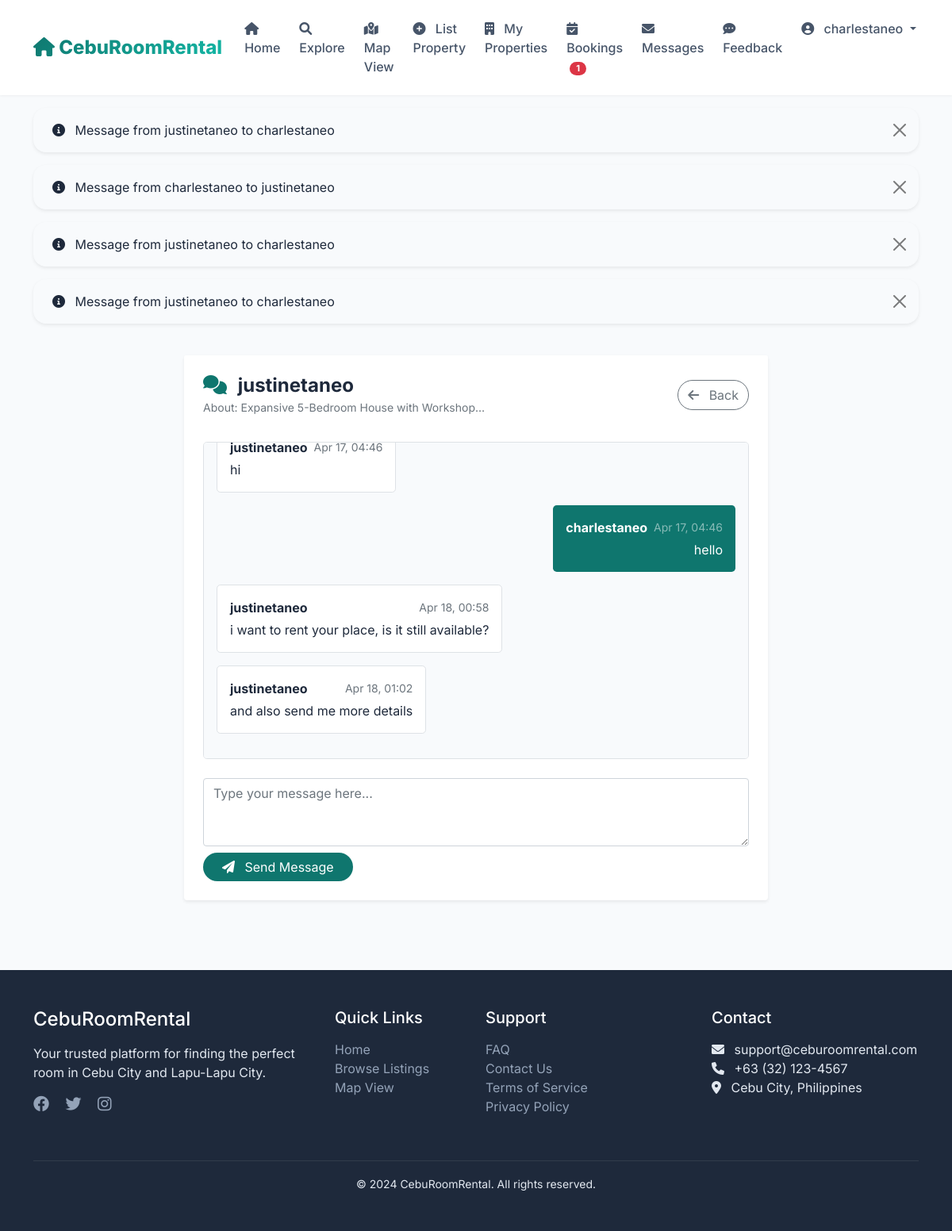
The app's page /conversation/4/8/ (signed in) with its own data.
### rentals/models.py (models this page shows, shortened)
class Message(models.Model):
    listing = models.ForeignKey(Listing, on_delete=models.CASCADE, related_name='messages')
    sender = models.ForeignKey(User, on_delete=models.CASCADE, related_name='sent_messages')
    receiver = models.ForeignKey(User, on_delete=models.CASCADE, related_name='received_messages')
    message = models.TextField()
    created_at = models.DateTimeField(auto_now_add=True)
    is_read = models.BooleanField(default=False)
    def __str__(self):
        return f"Message from {self.sender.username} to {self.receiver.username}"

class Listing(models.Model):
    PROPERTY_TYPES = [
        ('boarding', 'Boarding House'),
        ('apartment', 'Apartment'),
        ('condo', 'Condominium'),
        ('dorm', 'Dormitory'),
        ('airbnb', 'Airbnb'),
    ]
    LOCATIONS = [
        ('cebu_city', 'Cebu City'),
        ('lapulapu', 'Lapu-Lapu City'),
        ('mandaue', 'Mandaue City'),
        ('talisay', 'Talisay City'),
        ('naga', 'Naga City'),
        ('carcar', 'Carcar City'),
        ('toledo', 'Toledo City'),
    ]
    title = models.CharField(max_length=200)
    description = models.TextField()
    property_type = models.CharField(max_length=20, choices=PROPERTY_TYPES)
    location = models.CharField(max_length=20, choices=LOCATIONS)
    address = models.CharField(max_length=500)
    daily_price = models.DecimalField(max_digits=10, decimal_places=2, null=True, blank=True)
    monthly_price = models.DecimalField(max_digits=10, decimal_places=2, null=True, blank=True)
    max_occupants = models.IntegerField()
    amenities = models.TextField(blank=True, help_text="List amenities separated by commas")
    image1 = models.ImageField(upload_to='listings/', blank=True, null=True)
    image2 = models.ImageField(upload_to='listings/', blank=True, null=True)
    image3 = models.ImageField(upload_to='listings/', blank=True, null=True)
    owner = models.ForeignKey(User, on_delete=models.CASCADE, related_name='listings')
    created_at = models.DateTimeField(auto_now_add=True)
    is_available = models.BooleanField(default=True)

### rentals/views.py (the view, shortened to what this page needs)
# urls.py: path('conversation/<int:user_id>/<int:listing_id>/', views.conversation, name='conversation'),
@login_required
def conversation(request, user_id, listing_id):
    other_user = get_object_or_404(User, pk=user_id)
    listing = get_object_or_404(Listing, pk=listing_id)
    messages_list = Message.objects.filter(
        listing=listing
    ).filter(
        Q(sender=request.user, receiver=other_user) |
        Q(sender=other_user, receiver=request.user)
    ).order_by('created_at')
    messages_list.filter(receiver=request.user, is_read=False).update(is_read=True)
    context = {
        'messages': messages_list,
        'other_user': other_user,
        'listing': listing,
        'form': MessageForm(),
    }
    return render(request, 'rentals/conversation.html', context)

### rentals/forms.py
class MessageForm(forms.ModelForm):
    class Meta:
        model = Message
        fields = ['message']
        widgets = {
            'message': forms.Textarea(attrs={'rows': 2, 'placeholder': 'Type your message here...'}),
        }

### rentals/context_processors.py (called while the page is built)
def notification_counts(request):
    context = {
        'booking_notification_count': 0,
        'message_notification_count': 0,
    }
    if request.user.is_authenticated:
        message_count = Message.objects.filter(
            receiver=request.user,
            is_read=False
        ).count()
        context['message_notification_count'] = message_count
        if hasattr(request.user, 'profile') and request.user.profile.user_type == 'tenant':
            booking_count = Booking.objects.filter(
                listing__owner=request.user,
                status='pending'
            ).count()
            context['booking_notification_count'] = booking_count
    return context

### templates/rentals/conversation.html (shortened to what this page needs)
{% extends 'base.html' %}
{% load crispy_forms_tags %}
{% block content %}
<div class="container py-4">
    <div class="row justify-content-center">
        <div class="col-lg-8">
            <div class="card border-0 shadow-sm rounded-4">
                <div class="card-header bg-white border-0 pt-4 px-4">
                    <div class="d-flex justify-content-between align-items-center">
                        <div>
                            <h4 class="fw-bold mb-0">
                                <i class="fas fa-comments text-teal me-2"></i>
                                {{ other_user.username }}
                            </h4>
                            <small class="text-muted">About: {{ listing.title|truncatechars:40 }}</small>
                        </div>
                        <a href="{% url 'messages' %}" class="btn btn-outline-secondary rounded-pill">
                            <i class="fas fa-arrow-left me-2"></i> Back
                        </a>
                    </div>
                </div>
                <div class="card-body p-4">
                    <div class="message-container border rounded-3 p-3 mb-4" style="height: 400px; overflow-y: auto; background-color: #f8fafc;">
                        {% for msg in messages %}
                            <div class="mb-3 {% if msg.sender == user %}text-end{% endif %}">
                                <div class="d-inline-block p-3 rounded-3 {% if msg.sender == user %}bg-teal text-white{% else %}bg-white border{% endif %}" style="max-width: 75%;">
                                    <div class="d-flex justify-content-between align-items-center mb-1">
                                        <strong>{{ msg.sender.username }}</strong>
                                        <small class="{% if msg.sender == user %}text-white-50{% else %}text-muted{% endif %} ms-2">
                                            {{ msg.created_at|date:"M d, H:i" }}
                                        </small>
                                    </div>
                                    <p class="mb-0">{{ msg.message }}</p>
                                </div>
                            </div>
                        {% empty %}
                            <div class="text-center py-5">
                                <i class="fas fa-comment-dots fa-3x text-muted mb-3"></i>
                                <p class="text-muted">No messages yet. Start the conversation!</p>
                            </div>
                        {% endfor %}
                    </div>
                    <form method="POST">
                        <textarea name="message" rows="3" class="form-control" placeholder="Type your message here..." required></textarea>
                        <button type="submit" class="btn btn-teal rounded-pill px-4 mt-2">
                            <i class="fas fa-paper-plane me-2"></i> Send Message
                        </button>
                    </form>
                </div>
            </div>
        </div>
    </div>
</div>
{% endblock %}

### templates/base.html (shortened to what this page needs)
<!DOCTYPE html>
<html lang="en">
<head>
    <link href="https://cdn.jsdelivr.net/npm/bootstrap@5.1.3/dist/css/bootstrap.min.css" rel="stylesheet">
    <link rel="stylesheet" href="https://cdnjs.cloudflare.com/ajax/libs/font-awesome/6.0.0/css/all.min.css">
</head>
<body>
    <nav class="navbar navbar-expand-lg sticky-top">
        <div class="container">
            <a class="navbar-brand" href="{% url 'home' %}">
                <i class="fas fa-home"></i> CebuRoomRental
            </a>
            <div class="collapse navbar-collapse" id="navbarNav">
                <ul class="navbar-nav ms-auto">
                    <li class="nav-item">
                        <a class="nav-link" href="{% url 'home' %}">
                            <i class="fas fa-home"></i> Home
                        </a>
                    </li>
                    <li class="nav-item">
                        <a class="nav-link" href="{% url 'listing_list' %}">
                            <i class="fas fa-search"></i> Explore
                        </a>
                    </li>
                    <li class="nav-item">
                        <a class="nav-link" href="{% url 'map' %}">
                            <i class="fas fa-map-marked-alt"></i> Map View
                        </a>
                    </li>
                    {% if user.is_authenticated %}
                        {% if user.profile.user_type == 'tenant' %}
                            <li class="nav-item">
                                <a class="nav-link" href="{% url 'create_listing' %}">
                                    <i class="fas fa-plus-circle"></i> List Property
                                </a>
                            </li>
                            <li class="nav-item">
                                <a class="nav-link" href="{% url 'my_listings' %}">
                                    <i class="fas fa-building"></i> My Properties
                                </a>
                            </li>
                        {% endif %}
                        <li class="nav-item">
                            <a class="nav-link" href="{% url 'my_bookings' %}">
                                <i class="fas fa-calendar-check"></i> Bookings
                                {% if booking_notification_count > 0 %}
                                    <span class="badge bg-danger rounded-pill notification-badge">{{ booking_notification_count }}</span>
                                {% endif %}
                            </a>
                        </li>
                        <li class="nav-item">
                            <a class="nav-link" href="{% url 'messages' %}">
                                <i class="fas fa-envelope"></i> Messages
                            </a>
                        </li>
                        <li class="nav-item">
                            <a class="nav-link" href="#" data-bs-toggle="modal" data-bs-target="#feedbackModal">
                                <i class="fas fa-comment-dots"></i> Feedback
                            </a>
                        </li>
                        <li class="nav-item dropdown">
                            <a class="nav-link dropdown-toggle" href="#" id="userDropdown" role="button" data-bs-toggle="dropdown">
                                <i class="fas fa-user-circle"></i> {{ user.username }}
                            </a>
                        </li>
                    {% endif %}
                </ul>
            </div>
        </div>
    </nav>
    {% if messages %}
        <div class="container mt-3">
            {% for message in messages %}
                <div class="alert alert-{{ message.tags }} alert-dismissible fade show shadow-sm" role="alert">
                    <i class="fas fa-{% if message.tags == 'success' %}check-circle{% elif message.tags == 'error' %}exclamation-circle{% else %}info-circle{% endif %} me-2"></i>
                    {{ message }}
                    <button type="button" class="btn-close" data-bs-dismiss="alert"></button>
                </div>
            {% endfor %}
        </div>
    {% endif %}
    <main>
        {% block content %}
        {% endblock %}
    </main>
    <footer class="footer">
        <div class="container">
            <div class="row">
                <div class="col-md-4 mb-4">
                    <h4 class="text-white mb-3">CebuRoomRental</h4>
                    <p>Your trusted platform for finding the perfect room in Cebu City and Lapu-Lapu City.</p>
                    <div class="mt-3">
                        <a href="#" class="me-3"><i class="fab fa-facebook fa-lg"></i></a>
                        <a href="#" class="me-3"><i class="fab fa-twitter fa-lg"></i></a>
                        <a href="#" class="me-3"><i class="fab fa-instagram fa-lg"></i></a>
                    </div>
                </div>
                <div class="col-md-2 mb-4">
                    <h5 class="text-white mb-3">Quick Links</h5>
                    <ul class="list-unstyled">
                        <li><a href="{% url 'home' %}">Home</a></li>
                        <li><a href="{% url 'listing_list' %}">Browse Listings</a></li>
                        <li><a href="{% url 'map' %}">Map View</a></li>
                    </ul>
                </div>
                <div class="col-md-3 mb-4">
                    <h5 class="text-white mb-3">Support</h5>
                    <ul class="list-unstyled">
                        <li><a href="#">FAQ</a></li>
                        <li><a href="#">Contact Us</a></li>
                        <li><a href="#">Terms of Service</a></li>
                        <li><a href="#">Privacy Policy</a></li>
                    </ul>
                </div>
                <div class="col-md-3 mb-4">
                    <h5 class="text-white mb-3">Contact</h5>
                    <ul class="list-unstyled">
                        <li><i class="fas fa-envelope me-2"></i> support@ceburoomrental.com</li>
                        <li><i class="fas fa-phone me-2"></i> +63 (32) 123-4567</li>
                        <li><i class="fas fa-map-marker-alt me-2"></i> Cebu City, Philippines</li>
                    </ul>
                </div>
            </div>
            <hr class="bg-secondary">
            <div class="text-center">
                <small>&copy; 2024 CebuRoomRental. All rights reserved.</small>
            </div>
        </div>
    </footer>
</body>
</html>

### templates/base.html (style rules this page uses)
* { margin: 0; padding: 0; box-sizing: border-box; }
body { font-family: 'Inter', sans-serif; background-color: #f8fafc; color: #1e293b; }
.navbar { background: rgba(255, 255, 255, 0.95); backdrop-filter: blur(10px); box-shadow: 0 1px 3px rgba(0,0,0,0.05); padding: 1rem 0; }
.navbar-brand { font-size: 1.5rem; font-weight: 800; background: linear-gradient(135deg, #0f766e 0%, #14b8a6 100%); -webkit-background-clip: text; -webkit-text-fill-color: transparent; background-clip: text; }
.nav-link { font-weight: 500; color: #475569; transition: all 0.3s ease; margin: 0 0.25rem; padding: 0.5rem 1rem; border-radius: 0.5rem; position: relative; }
.nav-link i { margin-right: 0.5rem; }
.notification-badge { font-size: 0.7rem; padding: 0.2rem 0.5rem; animation: pulse 1s infinite; margin-left: 0.25rem; }
.footer { background: #1e293b; color: #e2e8f0; padding: 3rem 0; margin-top: 4rem; }
.footer a { color: #94a3b8; text-decoration: none; transition: color 0.3s ease; }
.alert { border: none; border-radius: 1rem; padding: 1rem 1.5rem; }

### templates/rentals/conversation.html (style rules this page uses)
.text-teal { color: #0f766e; }
.bg-teal { background-color: #0f766e; }
.btn-teal { background: #0f766e; color: white; border: none; transition: all 0.3s ease; }

### templates/rentals/feedback_modal.html (style rules this page uses)
.btn-teal { background: #0f766e; color: white; border: none; transition: all 0.3s ease; }

### records on screen
Message: sender+receiver "Message from justinetaneo to charlestaneo", sender.username "justinetaneo", created_at "Apr 17, 04:46", message "hi"
Message: sender+receiver "Message from charlestaneo to justinetaneo", sender.username "charlestaneo", created_at "Apr 17, 04:46", message "hello"
Message: sender+receiver "Message from justinetaneo to charlestaneo", sender.username "justinetaneo", created_at "Apr 18, 00:58", message "i want to rent your place, is it still available?"
Message: sender+receiver "Message from justinetaneo to charlestaneo", sender.username "justinetaneo", created_at "Apr 18, 01:02", message "and also send me more details"
Listing: title "Expansive 5-Bedroom House with Workshop…"

### other values on screen
{{ booking_notification_count }} "1"
{{ user.username }} "charlestaneo"
{{ other_user.username }} "justinetaneo"
